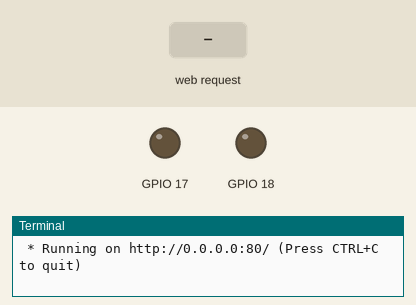
A program run on a simulated Raspberry Pi (BCM pin numbers). Parts: output pins drawn as LEDs (lit = HIGH), the last lines printed to the terminal. The inputs (shaded band) are chosen by the test bench. The clock reads 2024-03-15 10:24:30 at power-on unless the program sets it.

Above: at 1.2 s.
1.3 s: HTTP request for / received with the fields led1=led1
At 2.0 s:
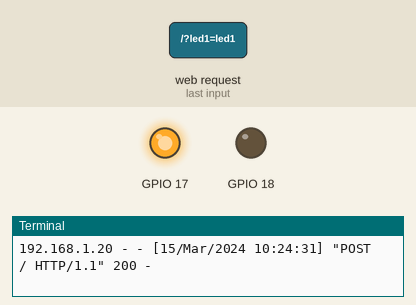
2.8 s: HTTP request for / received with the fields led2=led1
At 3.1 s:
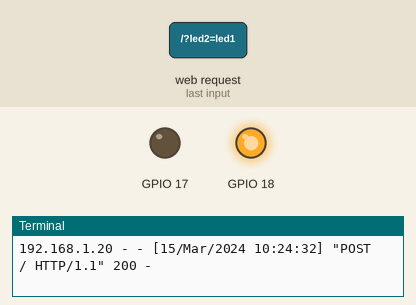
4.3 s: HTTP request for / received with the fields led1=led2
At 5.5 s:
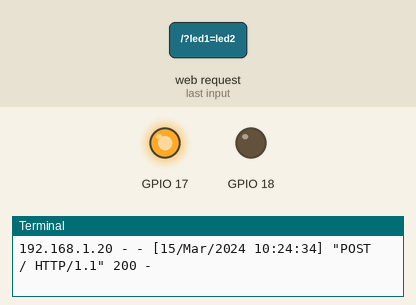
5.8 s: HTTP request for / received with the fields led2=led2
At 6.6 s:
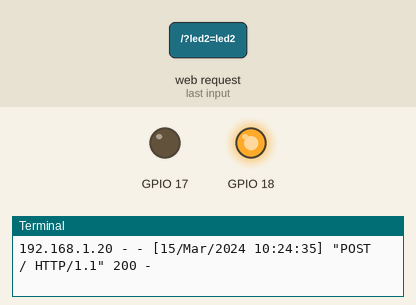
Timing chart, 0 to 8.3 s (numbered marks = the images above; inputs shaded):
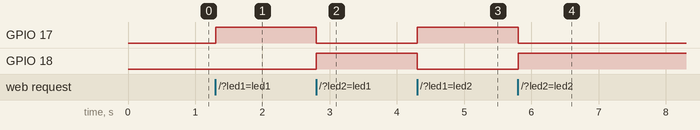

The program:

app.py
```python
from flask import Flask, render_template, request
import RPi.GPIO as GPIO

GPIO.setwarnings(False)
GPIO.setmode(GPIO.BCM)
GPIO.setup(17,GPIO.OUT)
GPIO.setup(18,GPIO.OUT)

GPIO.output(17,GPIO.LOW)
GPIO.output(18,GPIO.LOW)
app = Flask(__name__)

@app.route("/", methods=["GET","POST"])
def index():
	msg="no click yet"
	if len(request.form.items())==2:
                print("both ok")
                msg="bothchecked"
                GPIO.output(17,GPIO.HIGH)
                GPIO.output(18,GPIO.HIGH)
	elif request.form.get('led1'):
		msg="checked1"
		GPIO.output(17,GPIO.HIGH)
		GPIO.output(18,GPIO.LOW)
	elif request.form.get('led2'):
                msg="checked2"
                GPIO.output(18,GPIO.HIGH)
		GPIO.output(17,GPIO.LOW)
	else:
		msg="nocheck"
		GPIO.output(17,GPIO.LOW)
		GPIO.output(18,GPIO.LOW)
	return render_template("index.html", msg=msg)

if __name__ == '__main__':
	app.run(host="0.0.0.0", port=80)
```

Measured:
- after the input at 1.3 s, GPIO 17: LOW → HIGH at once
- after the input at 2.8 s, GPIO 17: HIGH → LOW at once; GPIO 18: LOW → HIGH at once
- after the input at 4.3 s, GPIO 17: LOW → HIGH at once; GPIO 18: HIGH → LOW at once
- after the input at 5.8 s, GPIO 17: HIGH → LOW at once; GPIO 18: LOW → HIGH at once
